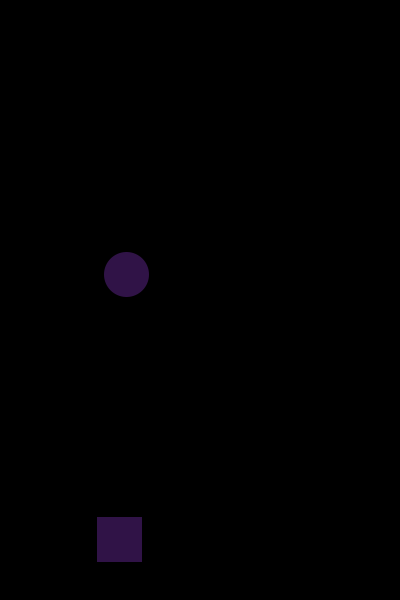
Frame 1 (no input)
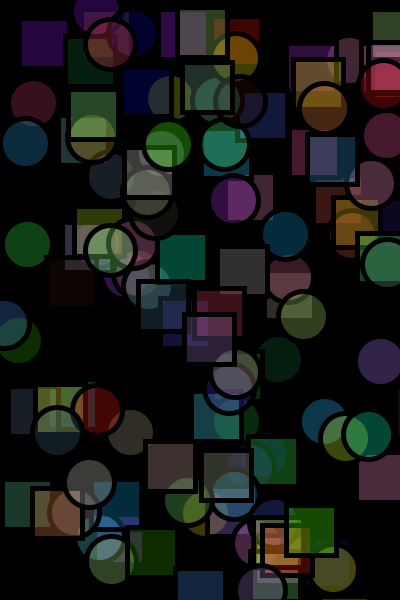
Frame 60 (the mouse pressed at the canvas centre just before this capture)
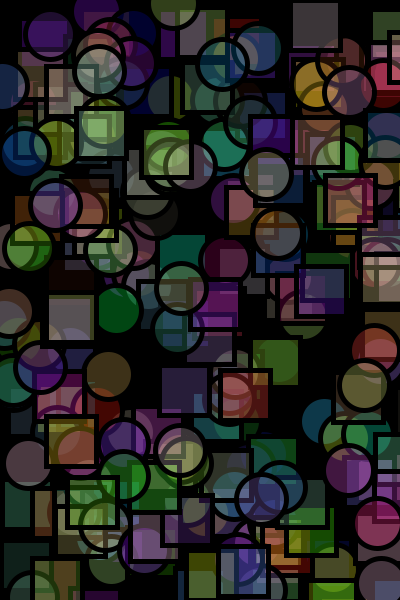
Frame 120 (the mouse held since frame 60 and released just before this capture)

The Processing sketch that drew these frames (run headless with seeded random() and noise(); from frame 60 on, the mouse is pressed at the canvas centre):

// Processing sketch: processing_49178
// ── processing_49178.pde

void setup()
{
  size( 400, 600 );
  background( 0, 0,0 );
  smooth();
  frameRate(10);
}

void draw()
{
  strokeWeight(5);  

  fill( random(255), random(255), random(255), 75 );

  rect( random(400), random(600), 50, 50 );
  ellipse( random(400), random(600), 50, 50);
}
